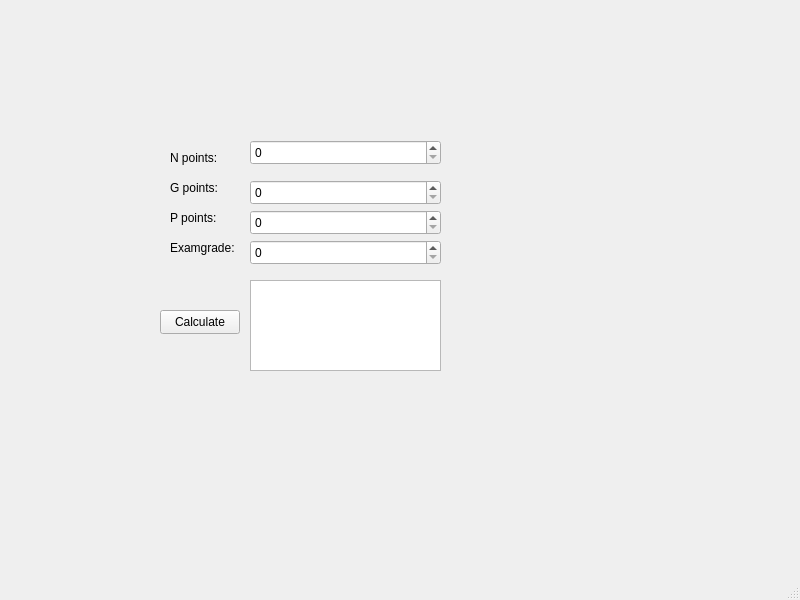
<?xml version="1.0" encoding="UTF-8"?>
<ui version="4.0">
 <class>MainWindow</class>
 <widget class="QMainWindow" name="MainWindow">
  <property name="geometry">
   <rect>
    <x>0</x>
    <y>0</y>
    <width>800</width>
    <height>600</height>
   </rect>
  </property>
  <property name="windowTitle">
   <string>MainWindow</string>
  </property>
  <widget class="QWidget" name="centralwidget">
   <widget class="QLabel" name="label">
    <property name="geometry">
     <rect>
      <x>170</x>
      <y>150</y>
      <width>49</width>
      <height>16</height>
     </rect>
    </property>
    <property name="text">
     <string>N points:</string>
    </property>
   </widget>
   <widget class="QLabel" name="label_2">
    <property name="geometry">
     <rect>
      <x>170</x>
      <y>180</y>
      <width>49</width>
      <height>16</height>
     </rect>
    </property>
    <property name="text">
     <string>G points:</string>
    </property>
   </widget>
   <widget class="QLabel" name="label_3">
    <property name="geometry">
     <rect>
      <x>170</x>
      <y>210</y>
      <width>49</width>
      <height>16</height>
     </rect>
    </property>
    <property name="text">
     <string>P points:</string>
    </property>
   </widget>
   <widget class="QLabel" name="label_4">
    <property name="geometry">
     <rect>
      <x>170</x>
      <y>240</y>
      <width>71</width>
      <height>16</height>
     </rect>
    </property>
    <property name="text">
     <string>Examgrade:</string>
    </property>
   </widget>
   <widget class="QSpinBox" name="spinBoxN">
    <property name="geometry">
     <rect>
      <x>250</x>
      <y>140</y>
      <width>191</width>
      <height>25</height>
     </rect>
    </property>
   </widget>
   <widget class="QSpinBox" name="spinBoxG">
    <property name="geometry">
     <rect>
      <x>250</x>
      <y>180</y>
      <width>191</width>
      <height>25</height>
     </rect>
    </property>
   </widget>
   <widget class="QSpinBox" name="spinBoxP">
    <property name="geometry">
     <rect>
      <x>250</x>
      <y>210</y>
      <width>191</width>
      <height>25</height>
     </rect>
    </property>
   </widget>
   <widget class="QSpinBox" name="spinBoxE">
    <property name="geometry">
     <rect>
      <x>250</x>
      <y>240</y>
      <width>191</width>
      <height>25</height>
     </rect>
    </property>
   </widget>
   <widget class="QPushButton" name="calculatePushButton">
    <property name="geometry">
     <rect>
      <x>160</x>
      <y>310</y>
      <width>80</width>
      <height>24</height>
     </rect>
    </property>
    <property name="text">
     <string>Calculate</string>
    </property>
   </widget>
   <widget class="QTextBrowser" name="textBrowser">
    <property name="geometry">
     <rect>
      <x>250</x>
      <y>280</y>
      <width>191</width>
      <height>91</height>
     </rect>
    </property>
   </widget>
  </widget>
  <widget class="QMenuBar" name="menubar">
   <property name="geometry">
    <rect>
     <x>0</x>
     <y>0</y>
     <width>800</width>
     <height>25</height>
    </rect>
   </property>
  </widget>
  <widget class="QStatusBar" name="statusbar"/>
 </widget>
 <resources/>
 <connections/>
</ui>
